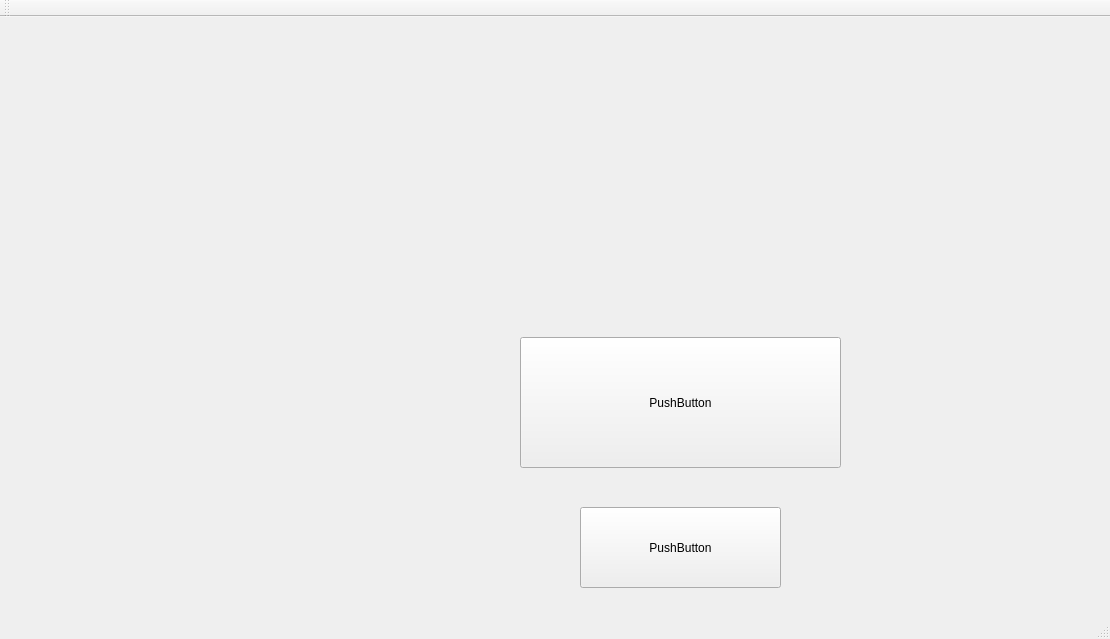
<?xml version="1.0" encoding="UTF-8"?>
<ui version="4.0">
 <class>MainWindow</class>
 <widget class="QMainWindow" name="MainWindow">
  <property name="geometry">
   <rect>
    <x>0</x>
    <y>0</y>
    <width>1110</width>
    <height>639</height>
   </rect>
  </property>
  <property name="windowTitle">
   <string>MainWindow</string>
  </property>
  <widget class="QWidget" name="centralWidget">
   <widget class="QPushButton" name="pushButton">
    <property name="geometry">
     <rect>
      <x>520</x>
      <y>320</y>
      <width>321</width>
      <height>131</height>
     </rect>
    </property>
    <property name="text">
     <string>PushButton</string>
    </property>
   </widget>
   <widget class="QPushButton" name="pushButton_2">
    <property name="geometry">
     <rect>
      <x>580</x>
      <y>490</y>
      <width>201</width>
      <height>81</height>
     </rect>
    </property>
    <property name="text">
     <string>PushButton</string>
    </property>
   </widget>
   <widget class="QLabel" name="label">
    <property name="geometry">
     <rect>
      <x>240</x>
      <y>-10</y>
      <width>921</width>
      <height>301</height>
     </rect>
    </property>
    <property name="text">
     <string/>
    </property>
    <property name="pixmap">
     <pixmap resource="Imagenes.qrc">:/Breakout-Logo.png</pixmap>
    </property>
   </widget>
  </widget>
  <widget class="QMenuBar" name="menuBar">
   <property name="geometry">
    <rect>
     <x>0</x>
     <y>0</y>
     <width>1110</width>
     <height>27</height>
    </rect>
   </property>
  </widget>
  <widget class="QToolBar" name="mainToolBar">
   <attribute name="toolBarArea">
    <enum>TopToolBarArea</enum>
   </attribute>
   <attribute name="toolBarBreak">
    <bool>false</bool>
   </attribute>
  </widget>
  <widget class="QStatusBar" name="statusBar"/>
 </widget>
 <layoutdefault spacing="6" margin="11"/>
 <resources>
  <include location="Imagenes.qrc"/>
 </resources>
 <connections/>
</ui>
